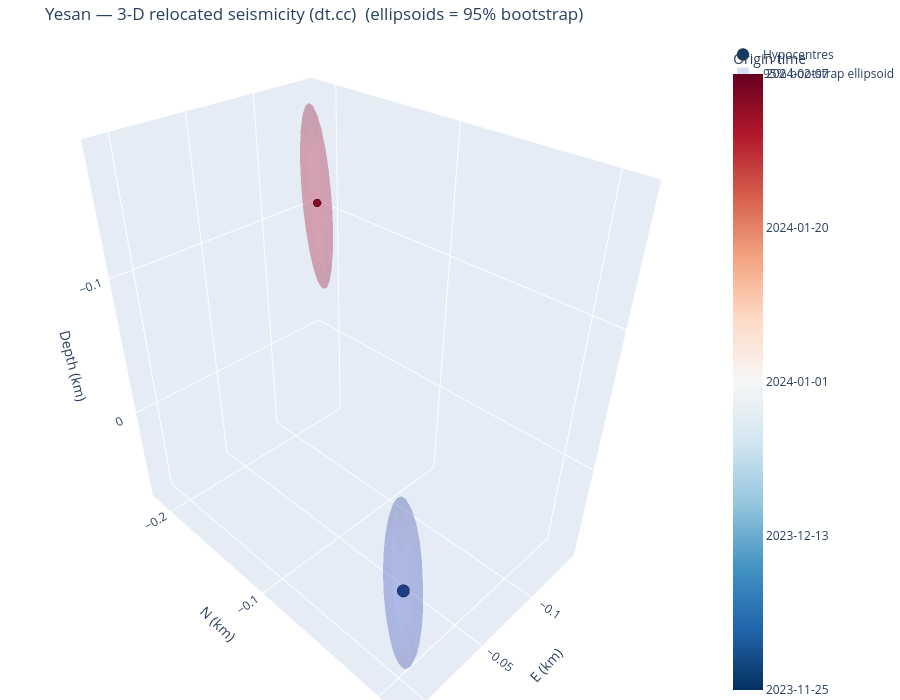

Write notebook code for a chart like this one.
### Markdown cell above
The same view with the per-event uncertainty drawn as a **95% bootstrap error ellipsoid**
(`error="ellipsoid"`) instead of whisker bars: each ellipsoid's shape is the bootstrap sample covariance
and its size the empirical 95% Mahalanobis radius (95% of replicas inside), coloured like its hypocentre.
Tight horizontal but loose depth control shows up as a vertically elongated ellipsoid.

### Code cell
fig3d_e = viz.plot_3d_plane(cfg, VELMODEL, error="ellipsoid")
try:
    fig3d_e.write_image(f"/tmp/{CLUSTER}_3d_ellipsoid.png", scale=2)
except Exception:
    pass
fig3d_e

### Figure 1 — Plotly figure (JSON) as saved in the notebook; plotly's stock layout.template omitted (floating-point values rounded to 4 significant figures; data arrays with more than 128 entries replaced by an {"elided": "..."} marker saying what was removed)
{"data": [{"marker": {"color": [19690.0, 19760.0], "colorbar": {"ticktext": ["2023-11-25", "2023-12-13", "2024-01-01", "2024-01-20", "2024-02-07"], "tickvals": [19690.0, 19700.0, 19720.0, 19740.0, 19760.0], "title": {"text": "Origin time"}}, "colorscale": [[0.0, "rgb(5,48,97)"], [0.1, "rgb(33,102,172)"], [0.2, "rgb(67,147,195)"], [0.3, "rgb(146,197,222)"], [0.4, "rgb(209,229,240)"], [0.5, "rgb(247,247,247)"], [0.6, "rgb(253,219,199)"], [0.7, "rgb(244,165,130)"], [0.8, "rgb(214,96,77)"], [0.9, "rgb(178,24,43)"], [1.0, "rgb(103,0,31)"]], "line": {"color": "black", "width": 0.5}, "opacity": 0.95, "size": [14.4, 9.2]}, "mode": "markers", "name": "Hypocentres", "text": ["200000  M2.6", "200001  M1.3"], "type": "scatter3d", "x": [0.0, -0.1319], "y": [0.0, -0.2027], "z": [0.0, -0.1084]}, {"alphahull": 0, "color": "rgb(58,76,192)", "flatshading": true, "hoverinfo": "skip", "name": "95% bootstrap ellipsoid", "opacity": 0.18, "showlegend": true, "showscale": false, "type": "mesh3d", "x": {"elided": "196 float values"}, "y": {"elided": "196 float values"}, "z": {"elided": "196 float values"}}, {"alphahull": 0, "color": "rgb(179,3,38)", "flatshading": true, "hoverinfo": "skip", "name": "95% bootstrap ellipsoid", "opacity": 0.18, "showlegend": false, "showscale": false, "type": "mesh3d", "x": {"elided": "196 float values"}, "y": {"elided": "196 float values"}, "z": {"elided": "196 float values"}}], "layout": {"height": 700, "margin": {"b": 0, "l": 0, "r": 0, "t": 40}, "scene": {"aspectmode": "data", "xaxis": {"title": {"text": "E (km)"}}, "yaxis": {"title": {"text": "N (km)"}}, "zaxis": {"autorange": "reversed", "title": {"text": "Depth (km)"}}}, "title": {"text": "Yesan — 3-D relocated seismicity (dt.cc)  (ellipsoids = 95% bootstrap)"}}}
